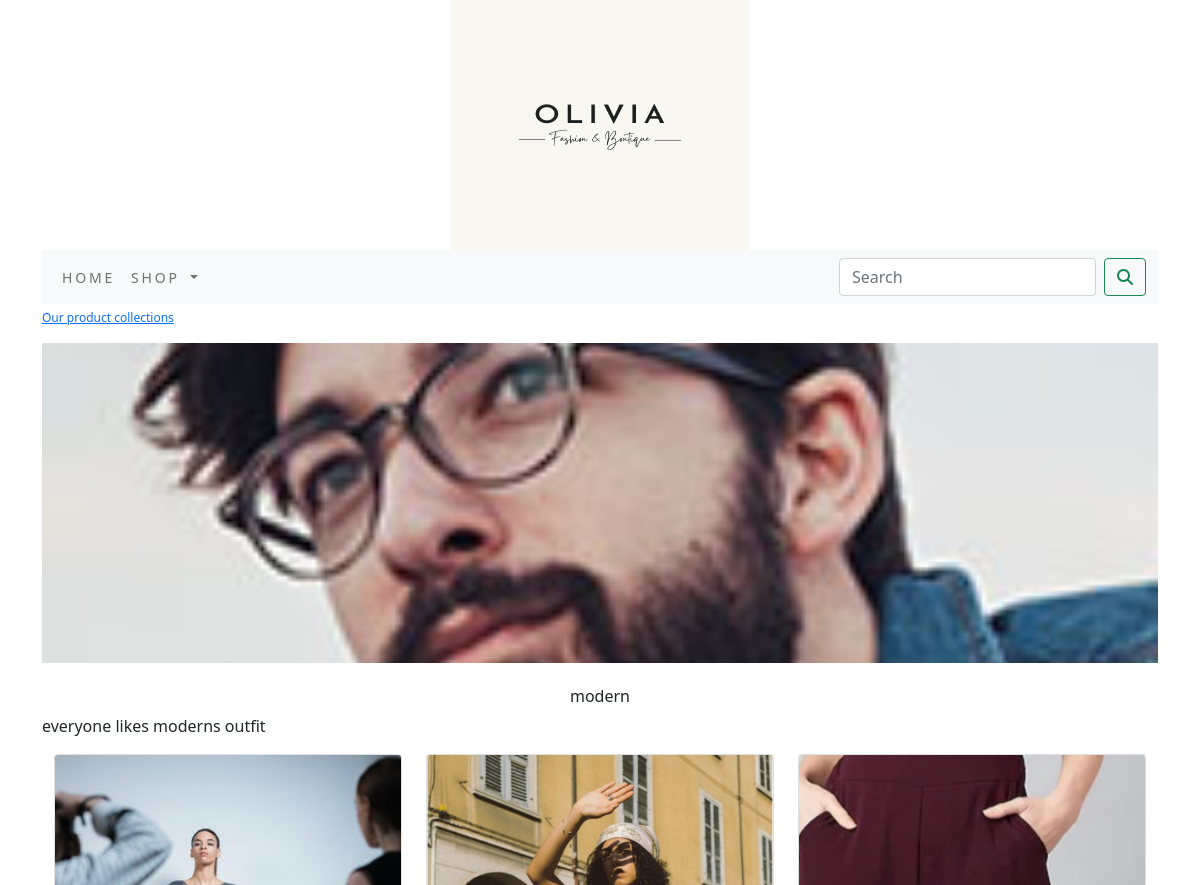
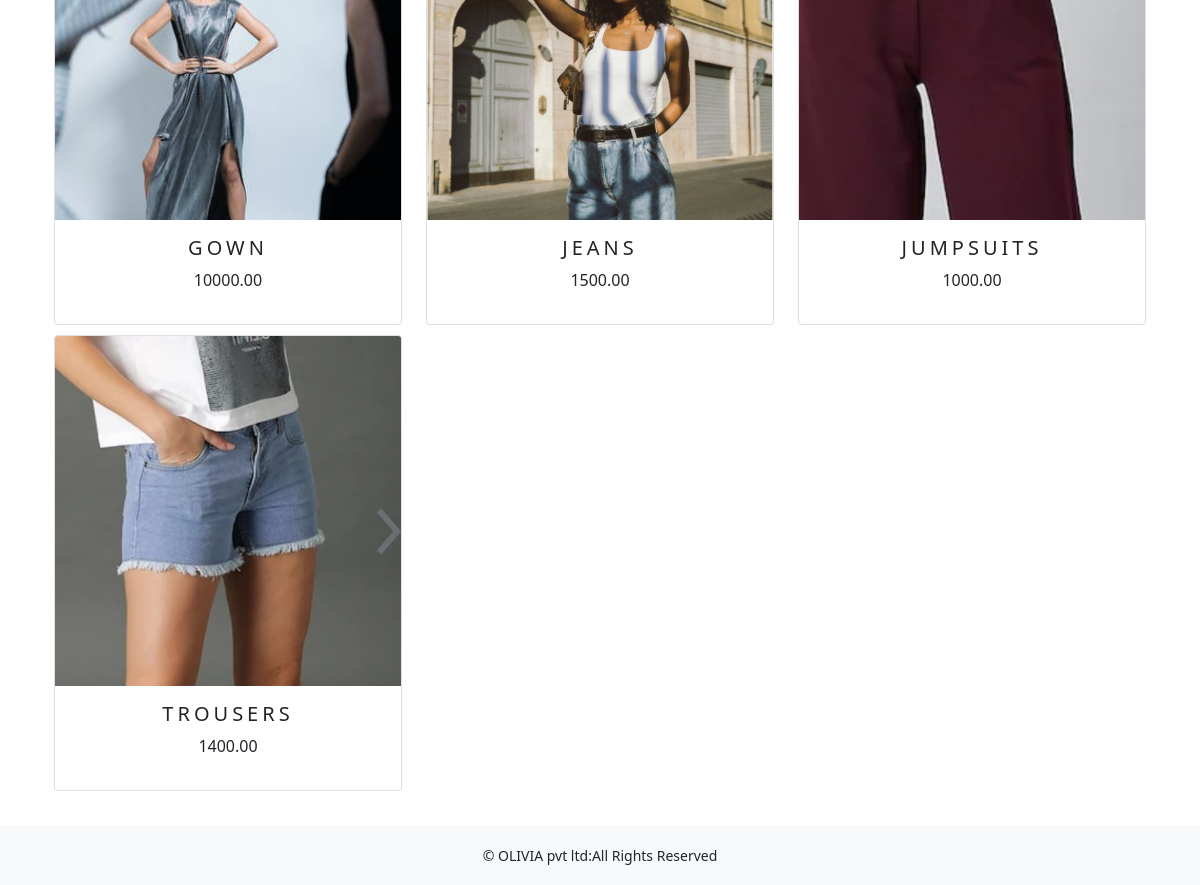
The page /shop/modern/ on the database its author committed (2 pictures, top to bottom).
### shop/models.py (models this page shows, shortened)
class Category(models.Model):
    name=models.CharField(max_length=250,unique=True)
    slug=models.SlugField(max_length=250,unique=True)
    description=models.TextField(blank=True)
    image=models.ImageField(upload_to='category',blank=True)
    class Meta:
        ordering=('name',)
        verbose_name='category'
        verbose_name_plural='categories'
    def get_url(self):
        return reverse('shop:product_by_category',args=[self.slug])

class Product(models.Model):
     name = models.CharField(max_length=250, unique=True)
     slug = models.SlugField(max_length=250, unique=True)
     description = models.TextField(blank=True)
     price=models.DecimalField(max_digits=10,decimal_places=2)
     category=models.ForeignKey(Category,on_delete=models.CASCADE)
     image = models.ImageField(upload_to='product', blank=True,default=None)
     stock=models.IntegerField()
     available=models.BooleanField(default=True)
     created=models.DateTimeField(auto_now_add=True)
     def get_url(self):
         return reverse('shop:prodCatdetail',args=[self.category.slug,self.slug])
     class Meta:
         ordering = ('name',)
         verbose_name = 'product'
         verbose_name_plural = 'products'

### shop/views.py (the view)
# urls.py: path('',views.allProdCat,name='allProdCat'),
def allProdCat(request,c_slug=None):
    c_page=None
    products_list=None
    if c_slug!=None:
        c_page=get_object_or_404(Category,slug=c_slug)
        products_list=Product.objects.all().filter(category=c_page,available=True)
    else:
        products_list=Product.objects.all().filter(available=True)
    paginator=Paginator(products_list,6)
    try:
        page=int(request.GET.get('page','1'))
    except:
        page=1
    try:
        products=paginator.page(page)
    except (EmptyPage,InvalidPage):
        products=paginator.page(paginator.num_pages)
    return render(request,"category.html",{'category':c_page,'products':products})

### cart/context_processors.py (called while the page is built)
def counter(request):
    item_count=0
    if 'admin' in request.path:
        return {}
    else:
        try:
            cart=Cart.objects.filter(cart_id=_cart_id(request))
            cart_items=CartItem.objects.all().filter(cart=cart[:1])
            for cart_item in cart_items:
                item_count=cart_item.quantity
        except Cart.DoesNotExist:
            item_count =0
    return dict(item_count=item_count)

### cart/views.py (called while the page is built)
def _cart_id(request):
    cart=request.session.session_key
    if not cart:
        cart=request.session.create()
    return cart

### shop/context_processors.py (called while the page is built)
def menu_links(request):
    links=Category.objects.all()
    return dict(links=links)

### templates/category.html (shortened to what this page needs)
{% extends 'base.html' %}
{% load static %}
{% block content %}
{% if category %}
     <div>
         <div class="row my_row_class">
             <div class="mx-auto">
             <p> <a href= "{% url 'shop:allProdCat' %}">Our product collections</a></p>
         </div>
         </div>
     </div>
     {% endif %}
<div>
    {% if category %}
    <img  class="my_image" src="{{category.image.url}}" alt="{{category.name}}">
    </div>
    <br>
<div class="mx_auto">
      <h1 class="text-center my_title">{{category.name}}</h1>
      <p class="text-justify">{{category.description}}</p>
    </div>
    {% endif %}
<div class="container">
    <div class="row mx_auto">
      {% for product in products.object_list %}
    <div class="my_bottom_margin col-6 col-sm-12 col-md-4 col-lg-4" >
        <div class="card text-center" style="min-width:18rem;">
           <a href="{{product.get_url}}"><img class="card-img-top my_image" style="height:350px;" src="{{product.image.url}}" alt="{{product.name}}"></a>
       <div class="card-body">
           <h4>{{product.name}}</h4>
           <p>{{product.price}}</p>
        </div>
       </div>
   </div>
     {% endfor %}
  </div>
    <br>
</div>
{% endblock %}

### static/css/custom.css (style rules this page uses)
body { font-family: 'Roboto', sans-serif; }
.my_row_class { padding-top:5px; }
.my_row_class .mx-auto { color:#000; font-size:12px; }
.my_image { width: 100%; height: 40vh; object-fit: cover; }
.my_title { font-size:16px; text_transform:uppercase; letterspacing:.2em; }
.my_bottom_margin { margin-bottom:10px; }
.card-body h4 { font-size:20px; text-transform:uppercase; letter-spacing:.2em; }

### rows shown on the page
Category: image (picture), name "modern", description "everyone likes moderns outfit"
Product: image (picture), name "GOWN", price "10000.00"
Product: image (picture), name "JEANS", price "1500.00"
Product: image (picture), name "JUMPSUITS", price "1000.00"
Product: image (picture), name "TROUSERS", price "1400.00"
